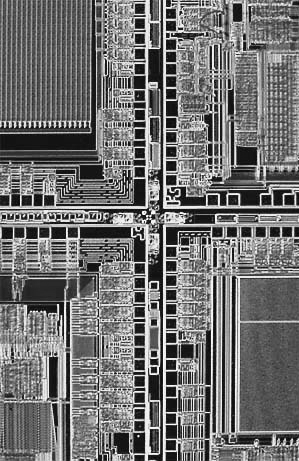
//> input picture DIP4E Book Images Global Edition/OpticalMicroscope-microporcessor-regular- texture.tif, 299 x 461 px
$ ./morphology '../../DIP4E Book Images Global Edition/OpticalMicroscope-microporcessor-regular- texture.tif'   (built with g++ and OpenCV 4)
//> lines starting //> are read from the running program, lines starting //| are printed output that depends on the picture
### TP_I2/src/improcfuncs.cpp

#include "improcfuncs.h"

using namespace  std;
using namespace cv;

void ip::point_based_accessing(const Mat &image)
{
    int value = 0;

    if(image.type() == CV_8UC1)
    {
        for(int i = 0 ; i< image.rows; i++)
            for(int j = 0 ; j< image.cols; j++)
            {
                value = (int)image.at<uchar>(i,j);

                cout<<value<<"\t";

            }
    }

    cv::Mat mask = (Mat_<double>(3,3) << 0, -1, 0, -1, 5, -1, 0, -1, 0);
    cout << "mask = " << endl << " " << mask << endl << endl;

    float data[9] = { 1, 2, 3, 4, 5, 6, 7, 8, 9 };
    cv::Mat your_matrix = cv::Mat(3, 3, CV_32F, data);

    cout << your_matrix.at<float>(1,2) << endl;
    cout << your_matrix << endl;


    cout<<endl;
}

// [861 lines left out: functions log_transform, exp_transform, gamma, extension_dynamique, show_histogram, computeHistogram and 21 more, not called in this run]

void ip::erosion(cv::Mat &imgin, cv::Mat &imgout, int ksize)
{

    CV_Assert(imgin.depth() == CV_8U);  // accept only uchar images

   int halfwx = floor(ksize/2);
   int halfwy = floor(ksize/2);


   for(int i = halfwx ; i< imgin.rows - halfwx ; i++)
       for(int j = halfwx ; j< imgin.cols - halfwx; j++)
       {
           // Déclaration de la liste vecmedian
           std::vector<int> vecmin(ksize*ksize);
           int count =0;

           for (int wx = -halfwx; wx<=halfwx; wx++ )
               for (int wy = -halfwy; wy<=halfwy; wy++ )
               {
                   int u_wx = i + wx;
                   int v_wy = j + wy;
                    // instanciation de la liste
                    vecmin[count++] = imgin.at<uchar>(u_wx,v_wy);
         }

           //std::nth_element(vecmedian.begin(), vecmedian.begin() + vecmedian.size()/2, vecmedian.end());
           std::sort(vecmin.begin(),vecmin.end());
           std::cout << "The first value is " << vecmin[vecmin.size()-vecmin.size()] << '\n';

           imgout.at <uchar>(i,j) = vecmin[vecmin.size()-vecmin.size()];
       }

   cv::namedWindow("Image erosion", 1);
   cv::imshow("Image erosion", imgout );


}

void ip::dilation(cv::Mat &imgin, cv::Mat &imgout, int ksize)
{

    CV_Assert(imgin.depth() == CV_8U);  // accept only uchar images

   int halfwx = floor(ksize/2);
   int halfwy = floor(ksize/2);


   for(int i = halfwx ; i< imgin.rows - halfwx ; i++)
       for(int j = halfwx ; j< imgin.cols - halfwx; j++)
       {
           // Déclaration de la liste vecmedian
           std::vector<int> vecmax(ksize*ksize);
           int count =0;

           for (int wx = -halfwx; wx<=halfwx; wx++ )
               for (int wy = -halfwy; wy<=halfwy; wy++ )
               {
                   int u_wx = i + wx;
                   int v_wy = j + wy;
                    // instanciation de la liste
                    vecmax[count++] = imgin.at<uchar>(u_wx,v_wy);
         }

           //std::nth_element(vecmedian.begin(), vecmedian.begin() + vecmedian.size()/2, vecmedian.end());
           std::sort(vecmax.begin(),vecmax.end());
           std::cout << "The last value is " << vecmax[vecmax.size()-1] << '\n';

           imgout.at <uchar>(i,j) = vecmax[vecmax.size()-1];
       }

   cv::namedWindow("Image dilation", 1);
   cv::imshow("Image dilation", imgout );


}

// [12 lines left out: function opening, not called in this run]

void ip::closing(cv::Mat &imgin, cv::Mat &imgout, int ksize)
{

    Mat imageTemp(imgin.rows, imgin.cols, CV_8UC1, Scalar(0));
    dilation(imgin, imageTemp,ksize);
    erosion(imageTemp,imgout,ksize);

   cv::namedWindow("Image closing", 1);
   cv::imshow("Image closing", imgout );


}

// [77 lines left out: function thresholdingOTSU, not called in this run]

### TP_I2/apps/morphology.cpp

#include "opencv2/opencv.hpp"
#include <opencv2/imgproc/imgproc.hpp>
#include <opencv2/objdetect/objdetect.hpp>
#include <opencv2/highgui/highgui.hpp>

#include "iostream"

// include functions of static library
#include "improcfuncs.h"

using namespace cv;
using namespace std;

int main(int argc, char** argv) {

    std::string image_path = argv[1];

    Mat img = imread(image_path, IMREAD_COLOR);
//> img is the input picture: 461 rows x 299 cols, CV_8UC3; min 2, max 254, mean 113.9

    Mat imgray;


    if(img.empty())
    {
        std::cout << "Could not read the image: " << image_path << std::endl;
        return 1;
    }

    cv::imshow("Display window", img);

    cv::cvtColor(img,imgray,cv::COLOR_BGR2GRAY);

    // Appel des fonctions de la bibliothèque
    ip::point_based_accessing(imgray);
//> the loop in point_based_accessing, `for(int i = 0 ; i< image.rows; i++)` made 461 passes
//> value on passes 1 to 3: 110, 58, 24
//> after the loop in point_based_accessing, `for(int i = 0 ; i< image.rows; i++)`: value = 198

    cv::Mat imgouterosion(imgray.rows, imgray.cols, CV_8UC1, Scalar(0));
    cv::Mat imgoutdilation(imgray.rows, imgray.cols, CV_8UC1, Scalar(0));
    cv::Mat imgout(imgray.rows, imgray.cols, CV_8UC1, Scalar(0));
    ip::erosion(imgray,imgouterosion,3);
//> after the loop in erosion, `for(int i = halfwx ; i< imgin.rows - halfwx ; i++)`:
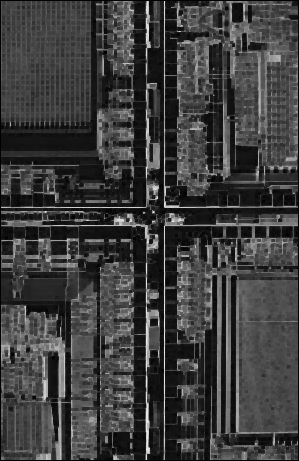
//> imgout: 461 rows x 299 cols, CV_8UC1; min 0, max 242, mean 61.6
    ip::dilation(imgouterosion,imgoutdilation,3);
//> after the loop in dilation, `for(int i = halfwx ; i< imgin.rows - halfwx ; i++)`:
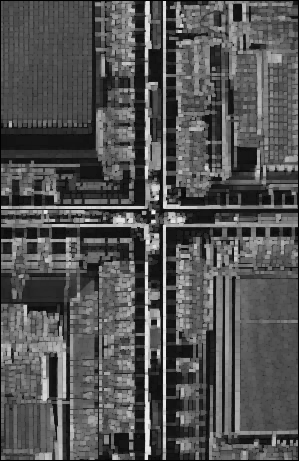
//> imgout: 461 rows x 299 cols, CV_8UC1; min 0, max 242, mean 83.5

    // Ne pas appliquer opening et closing en même temps
    //ip::opening(imgray,imgout,3);
    ip::closing(imgray,imgout,3);
//> call 2 of dilation, with ksize = 3
//> after the loop in dilation (call 2), `for(int i = halfwx ; i< imgin.rows - halfwx ; i++)`:
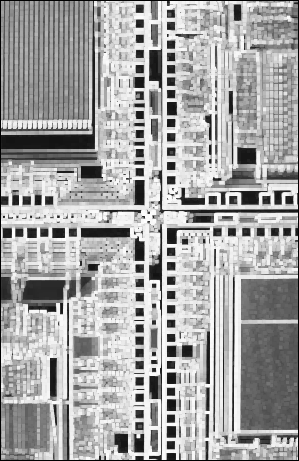
//> imgout: 461 rows x 299 cols, CV_8UC1; min 0, max 254, mean 165.9
//> call 2 of erosion, with ksize = 3
//> after the loop in erosion (call 2), `for(int i = halfwx ; i< imgin.rows - halfwx ; i++)`:
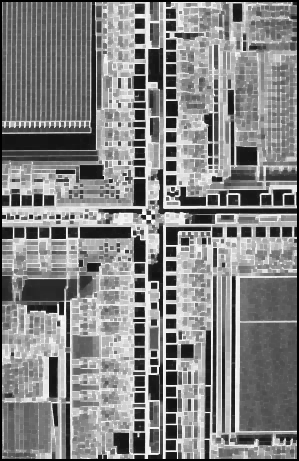
//> imgout: 461 rows x 299 cols, CV_8UC1; min 0, max 254, mean 132.3


    // attente d'une touche de clavier
    cv::waitKey(0);

    return 0;
}

$ run again, on DIP4E Book Images Global Edition/WashingtonDC-Band3-Red-512.tif
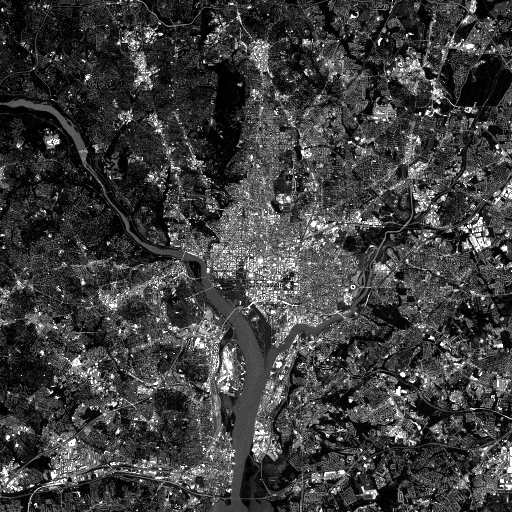
//> input picture DIP4E Book Images Global Edition/WashingtonDC-Band3-Red-512.tif, 512 x 512 px
//> img is the input picture: 512 rows x 512 cols, CV_8UC3; min 0, max 255, mean 62.2
//> the loop in point_based_accessing, `for(int i = 0 ; i< image.rows; i++)` made 512 passes
//> value on passes 1 to 3: 62, 38, 47
//> after the loop in point_based_accessing, `for(int i = 0 ; i< image.rows; i++)`: value = 28
//> after the loop in dilation (call 2), `for(int i = halfwx ; i< imgin.rows - halfwx ; i++)`:
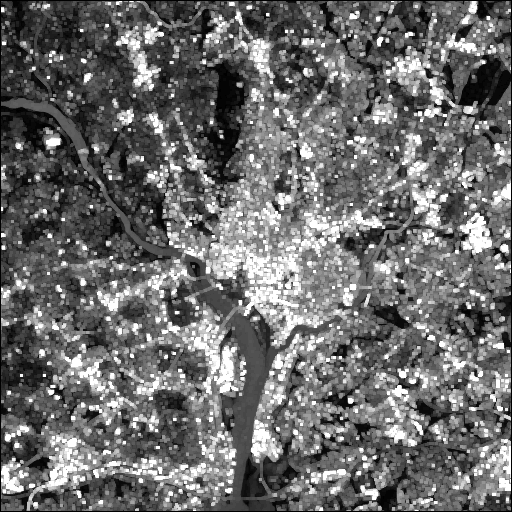
//> imgout: 512 rows x 512 cols, CV_8UC1; min 0, max 255, mean 107.7
//> after the loop in erosion (call 2), `for(int i = halfwx ; i< imgin.rows - halfwx ; i++)`:
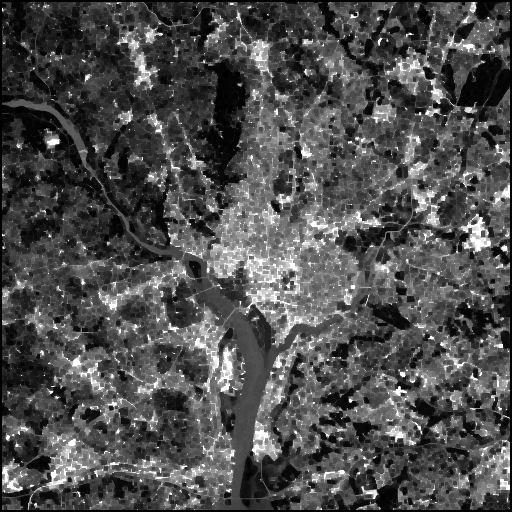
//> imgout: 512 rows x 512 cols, CV_8UC1; min 0, max 255, mean 78.3
